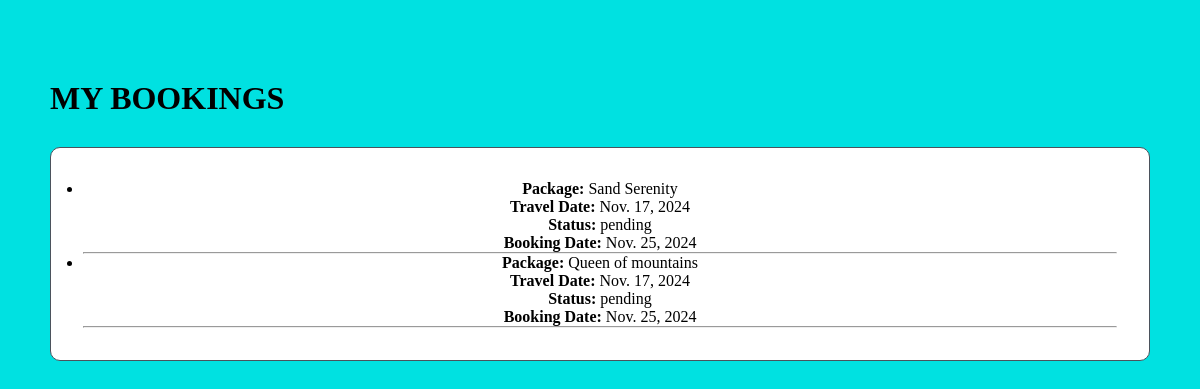
Page /my_bookings/ (signed in) on the earlier database version.
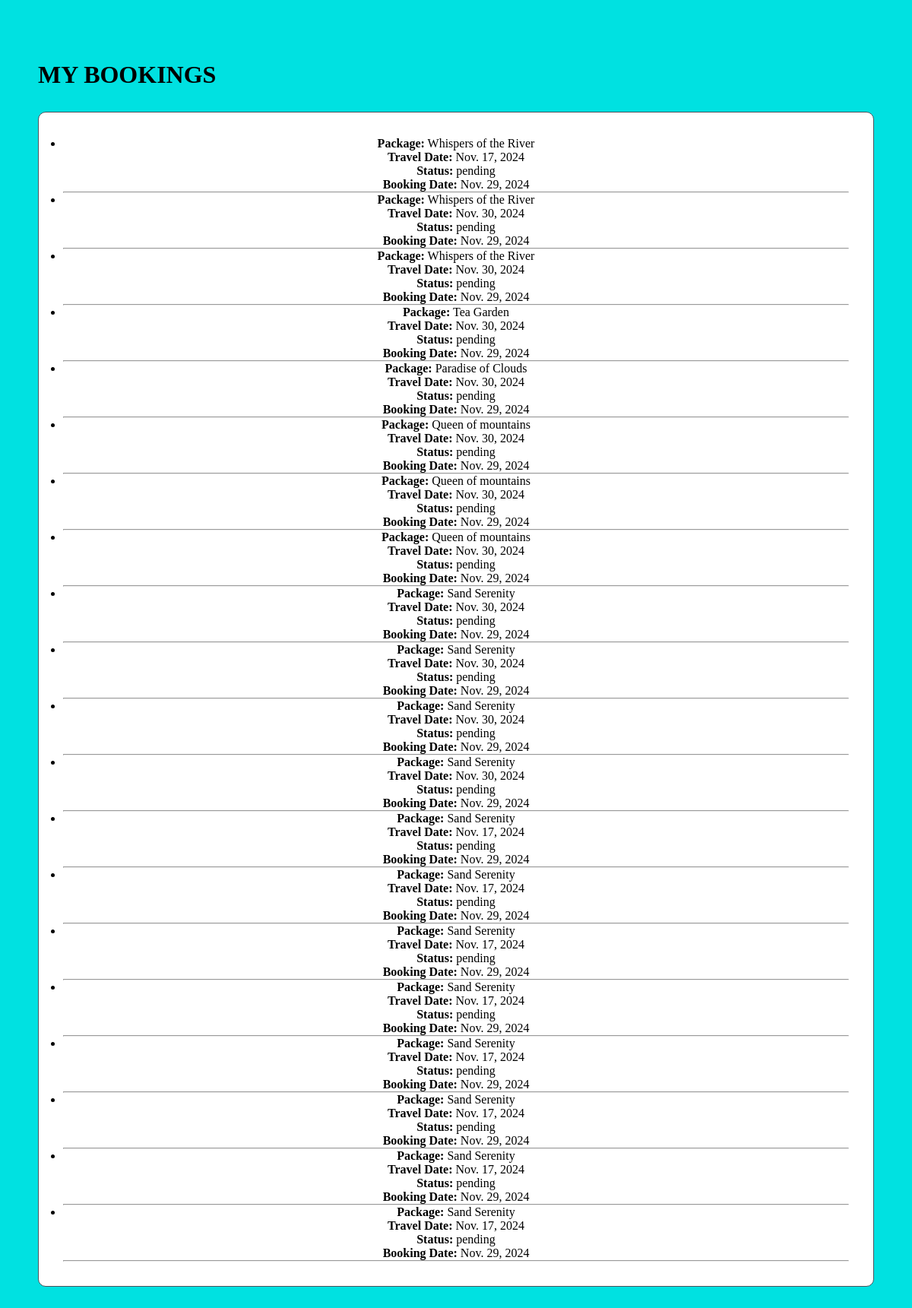
Same page on the later database version.
### Tour/models.py (models this page shows, shortened)
class Booking(models.Model):
    user = models.ForeignKey(User, on_delete=models.CASCADE)
    package = models.ForeignKey(Package, on_delete=models.CASCADE)
    booking_date = models.DateField(auto_now_add=True)
    travel_date = models.DateField()
    status = models.CharField(max_length=100,choices=[
        ('confirmed','confirmed'),
        ('cancelled','cancelled'),
        ('pending','pending'),
    ])

class Package(models.Model):
    title = models.CharField(max_length=100)
    destination = models.ForeignKey(Destination, on_delete=models.CASCADE)
    price = models.DecimalField(max_digits=10,decimal_places=2)
    duration = models.IntegerField()
    description = models.TextField(blank=True,null=True)
    image = models.ImageField(upload_to='tour/package',blank=True,null=True)

### Tour/views.py (the view)
# urls.py: path('my_bookings/', t_views.user_bookings, name='my_bookings'),
def user_bookings(request):
    user_bookings = Booking.objects.filter(user=request.user)
    return render(request, 'tour/my_bookings.html', {'bookings': user_bookings})

### template/tour/my_bookings.html (shortened to what this page needs)
<!DOCTYPE html>
<html lang="en">
<head>
</head>
<body>
    <h1>MY BOOKINGS</h1>
    {% if bookings %}
    <div class="grid-container">
        <div class="card">
            <ul>
                {% for booking in bookings %}
                    <li>
                        <strong>Package:</strong> {{ booking.package.title }}<br>
                        <strong>Travel Date:</strong> {{ booking.travel_date }}<br>
                        <strong>Status:</strong> {{ booking.status }}<br>
                        <strong>Booking Date:</strong> {{ booking.booking_date }}
                    </li>
                    <hr>
                {% endfor %}
            </ul>
        {% else %}
            <p>You have no bookings.</p>
        </div>
    </div>
    {% endif %}
</body>
</html>

Differences in the rows shown:
removed Booking: package "Sand Serenity", travel_date "Nov. 17, 2024", status "pending", booking_date "Nov. 25, 2024"
removed Booking: package "Queen of mountains", travel_date "Nov. 17, 2024", status "pending", booking_date "Nov. 25, 2024"
added Booking: package "Whispers of the River", travel_date "Nov. 17, 2024", status "pending", booking_date "Nov. 29, 2024"
added Booking: package "Whispers of the River", travel_date "Nov. 30, 2024", status "pending", booking_date "Nov. 29, 2024"
added Booking: package "Whispers of the River", travel_date "Nov. 30, 2024", status "pending", booking_date "Nov. 29, 2024"
added Booking: package "Tea Garden", travel_date "Nov. 30, 2024", status "pending", booking_date "Nov. 29, 2024"
added Booking: package "Paradise of Clouds", travel_date "Nov. 30, 2024", status "pending", booking_date "Nov. 29, 2024"
added Booking: package "Queen of mountains", travel_date "Nov. 30, 2024", status "pending", booking_date "Nov. 29, 2024"
added Booking: package "Queen of mountains", travel_date "Nov. 30, 2024", status "pending", booking_date "Nov. 29, 2024"
added Booking: package "Queen of mountains", travel_date "Nov. 30, 2024", status "pending", booking_date "Nov. 29, 2024"
added Booking: package "Sand Serenity", travel_date "Nov. 30, 2024", status "pending", booking_date "Nov. 29, 2024"
added Booking: package "Sand Serenity", travel_date "Nov. 30, 2024", status "pending", booking_date "Nov. 29, 2024"
added Booking: package "Sand Serenity", travel_date "Nov. 30, 2024", status "pending", booking_date "Nov. 29, 2024"
added Booking: package "Sand Serenity", travel_date "Nov. 30, 2024", status "pending", booking_date "Nov. 29, 2024"
added Booking: package "Sand Serenity", travel_date "Nov. 17, 2024", status "pending", booking_date "Nov. 29, 2024"
added Booking: package "Sand Serenity", travel_date "Nov. 17, 2024", status "pending", booking_date "Nov. 29, 2024"
added Booking: package "Sand Serenity", travel_date "Nov. 17, 2024", status "pending", booking_date "Nov. 29, 2024"
added Booking: package "Sand Serenity", travel_date "Nov. 17, 2024", status "pending", booking_date "Nov. 29, 2024"
added Booking: package "Sand Serenity", travel_date "Nov. 17, 2024", status "pending", booking_date "Nov. 29, 2024"
added Booking: package "Sand Serenity", travel_date "Nov. 17, 2024", status "pending", booking_date "Nov. 29, 2024"
added Booking: package "Sand Serenity", travel_date "Nov. 17, 2024", status "pending", booking_date "Nov. 29, 2024"
added Booking: package "Sand Serenity", travel_date "Nov. 17, 2024", status "pending", booking_date "Nov. 29, 2024"
